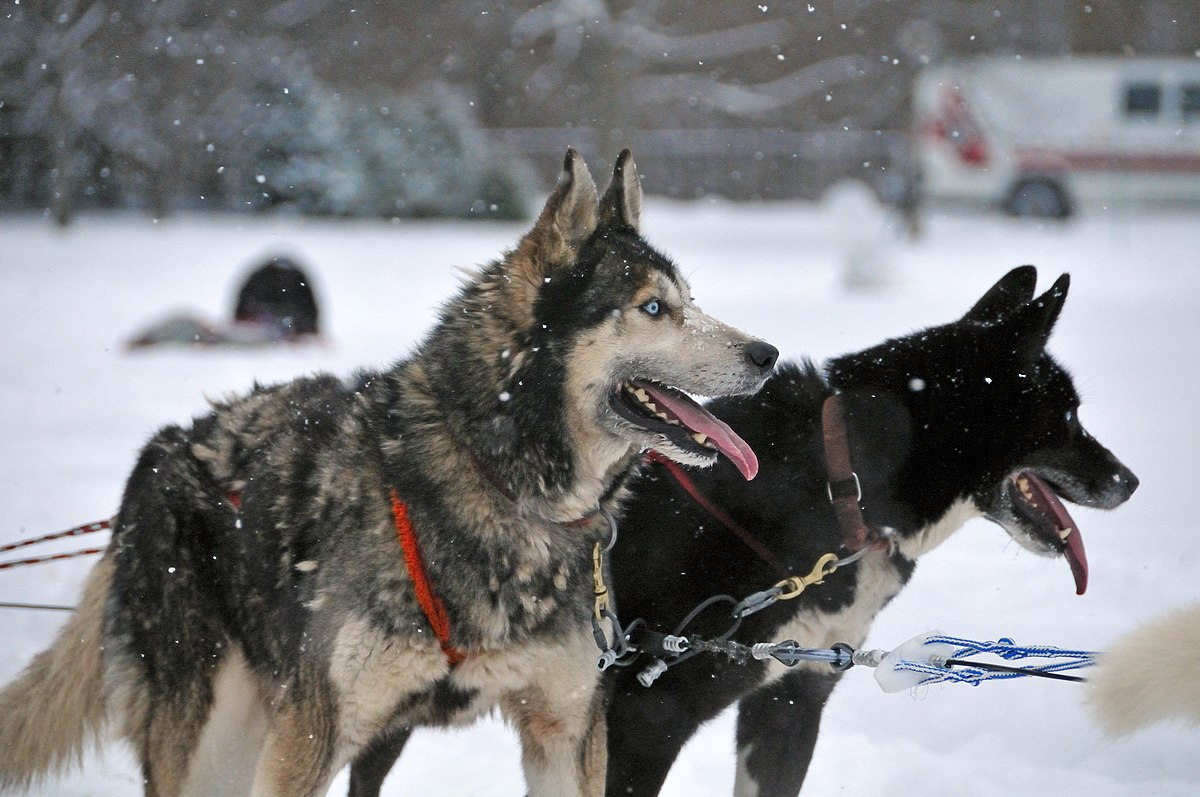
#> input picture OpenCV/Files/dog.jpg, 1200 x 797 px
$ python HIstogram.py
#> lines starting #> are read from the running program, lines starting #| are printed output that depends on the picture; after the words box and inside, x2 and y2 are one past the last pixel; in counts of white or black regions, pixels touching at a corner belong together
import cv2 as cv
import os
import matplotlib.pyplot as plt
import numpy as np
"""
# Histogram
## Allows to visualize the pixel intensity distribution in an image
"""
oldwd = os.getcwd()
os.chdir("..\Files")

dg_image = cv.imread(os.getcwd() + "/dog.jpg")
#> dg_image is the input picture: shape (797, 1200, 3); mean B, G, R 129.8, 128.2, 128
os.chdir(oldwd)
# %%
gray_scale = cv.cvtColor(dg_image, cv.COLOR_BGR2GRAY)
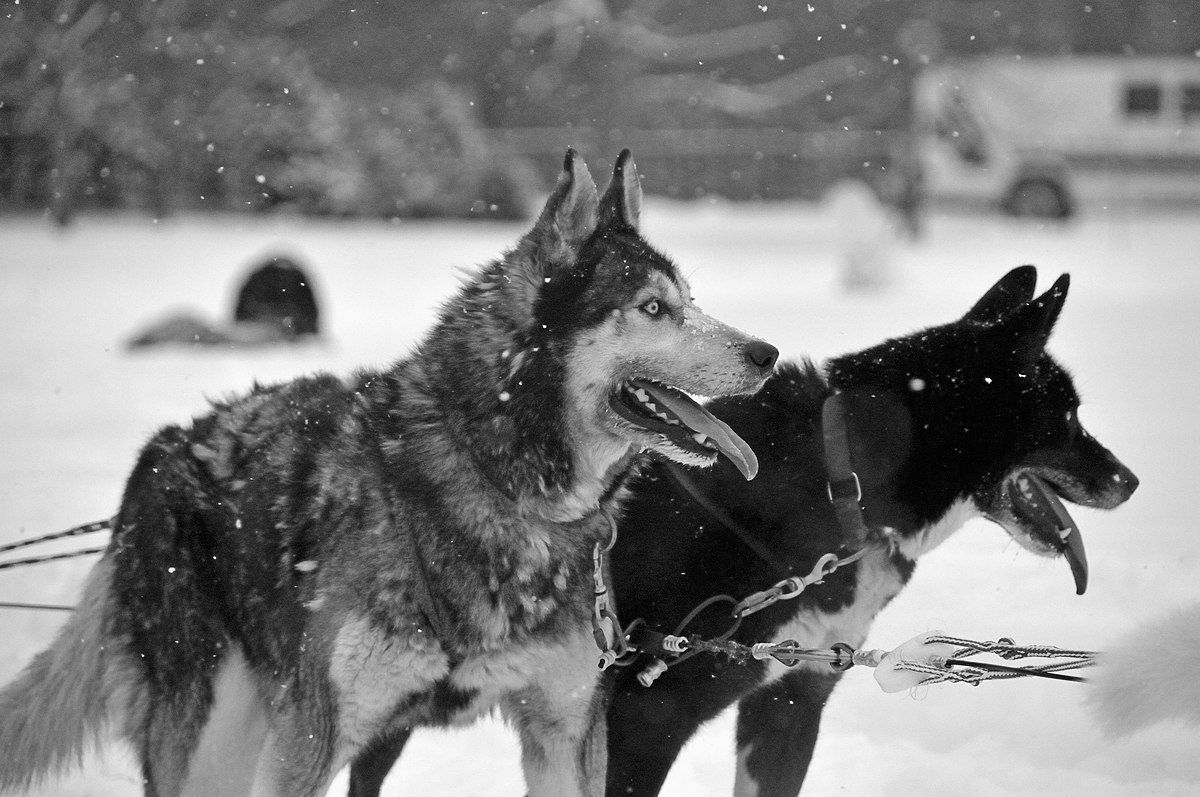
#> gray_scale: shape (797, 1200); min 0, max 255, mean 128.3
# cv.imshow("gray_scale", gray_scale)

dg_mask = np.zeros(dg_image.shape[:2], dtype="uint8")
circ = cv.circle(dg_mask, (dg_image.shape[1] // 2 + 10, dg_image.shape[0] // 2 - 50), 170, 255, -1)
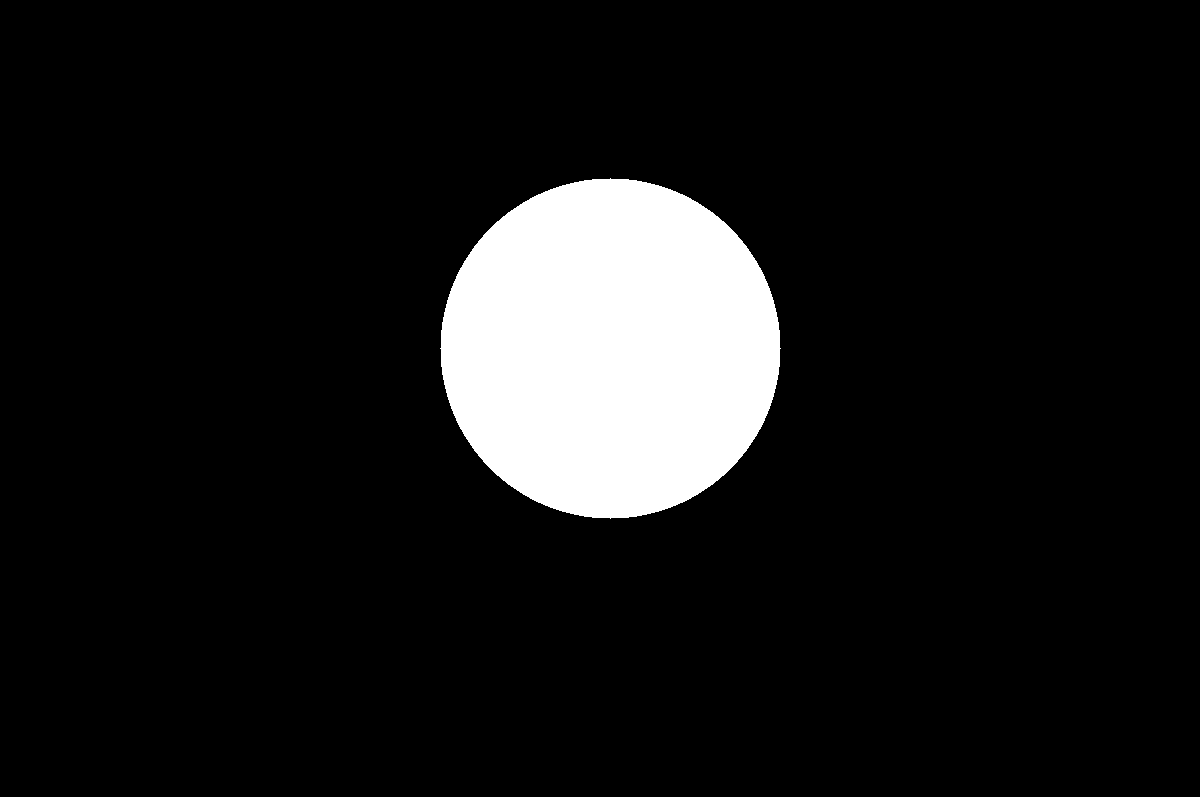
#> dg_mask: shape (797, 1200); 9.5% white; 1 white region, box (x1, y1, x2, y2) and area: (440, 178, 781, 519) 90785

masked_image = cv.bitwise_and(gray_scale.copy(), gray_scale.copy(), mask=circ)
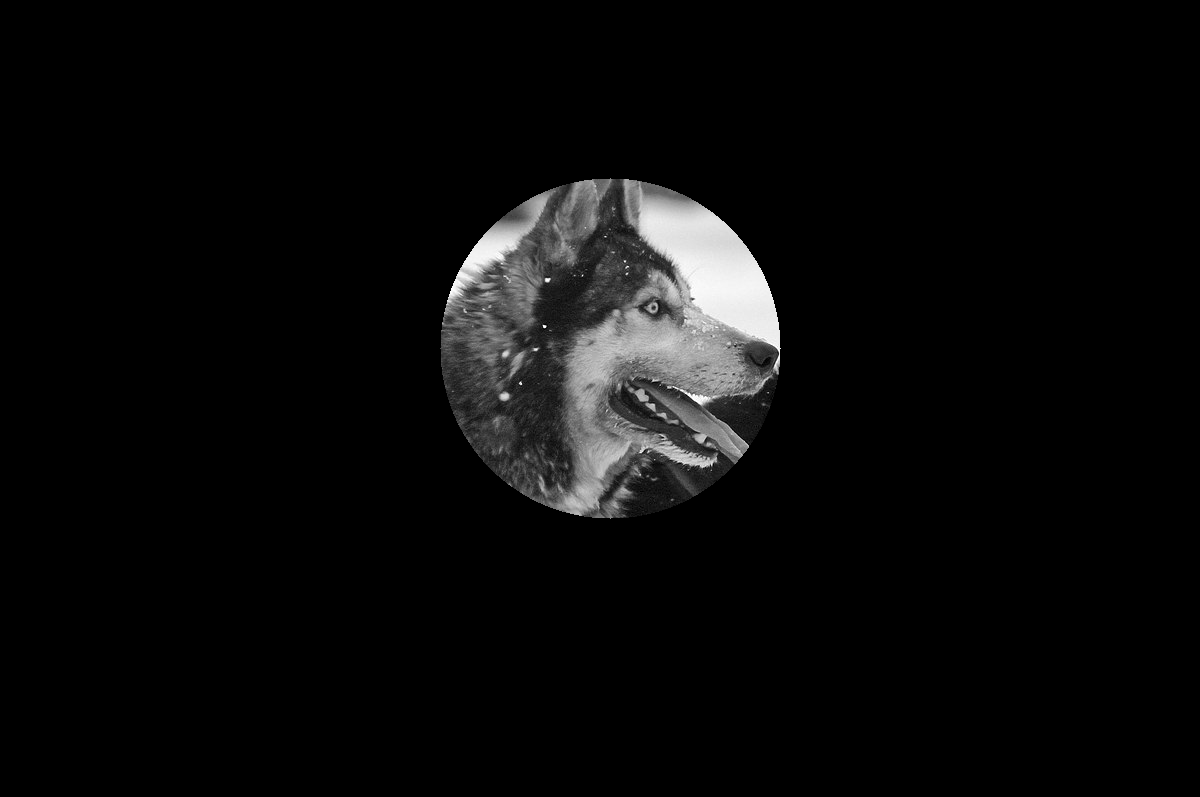
#> masked_image: shape (797, 1200); min 0, max 255, mean 10.5
cv.imshow("gray_scale_mask", masked_image)

# Grayscale histogram
gray_hist = cv.calcHist([gray_scale], [0], masked_image, [256], [0, 256])
#> gray_hist = 256 values, max 777 at index 34, min 0 at index 0, mean 354.6
plt.figure()

plt.title("Grayscale Histogram")
plt.xlabel("Bins")
plt.ylabel(" # of pixels")
plt.plot(gray_hist)
plt.xlim([0, 256])

plt.show()
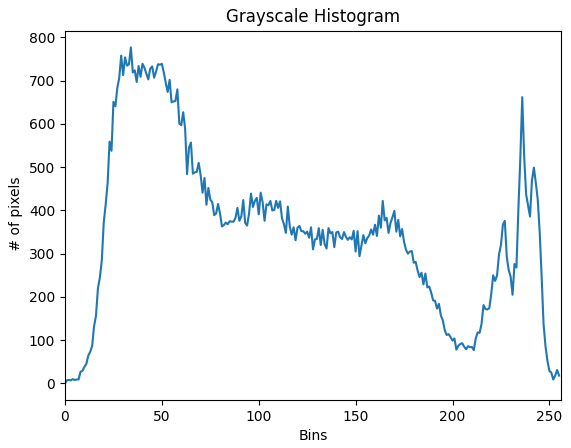
#> figure drawn by matplotlib, 1 panel; curve peaks at x = 34, y = 777

cv.waitKey(0)

# %%
# Color Histogram
cv.imshow("image", dg_image)
plt.title("Color Histogram")
plt.xlabel("Bins")
plt.ylabel(" # of pixels")
plt.xlim([0, 256])

col = ("b", "g", "r")
for i, c in enumerate(col):
    color_hist = cv.calcHist([dg_image], [i], None, [256], [0, 256])
    plt.plot(color_hist, color=c)

plt.show()
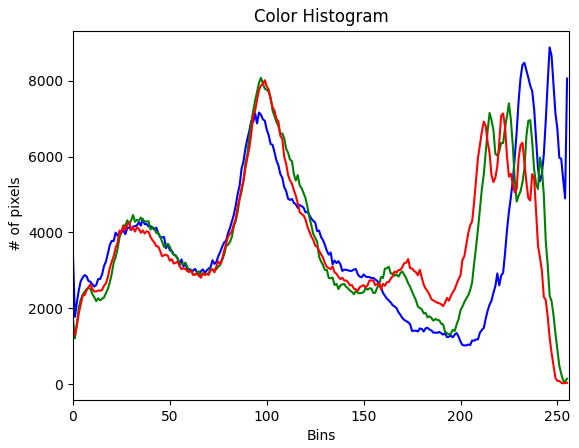
#> figure drawn by matplotlib, 1 panel; curve peaks at x = 246, y = 8886; curve peaks at x = 97, y = 8084; curve peaks at x = 99, y = 8020
cv.waitKey(0)
